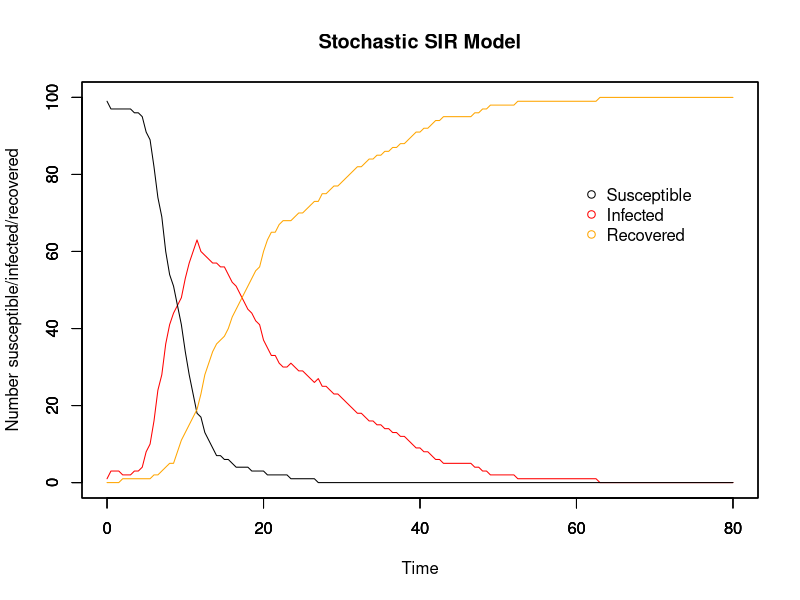
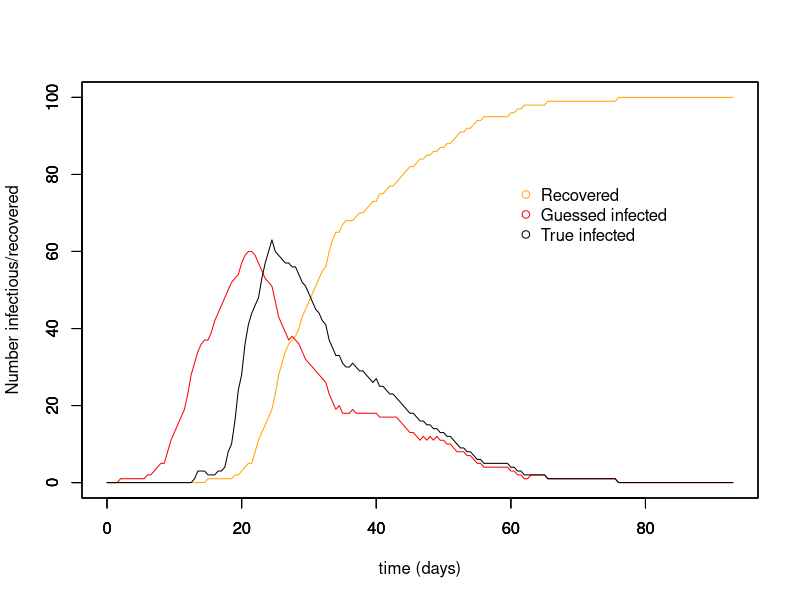
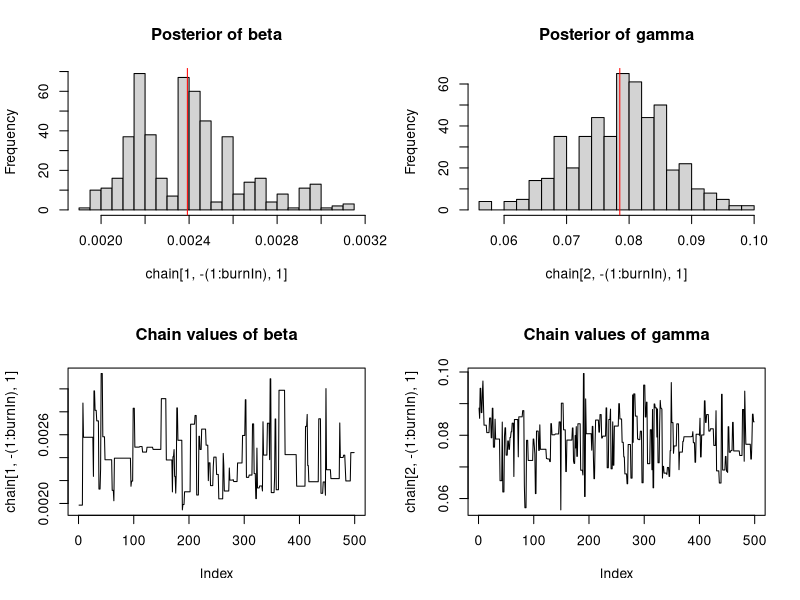
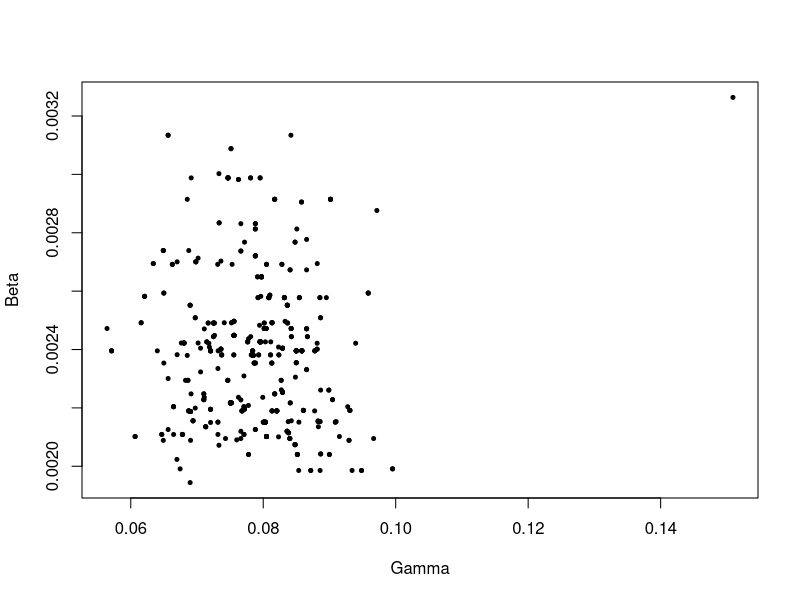
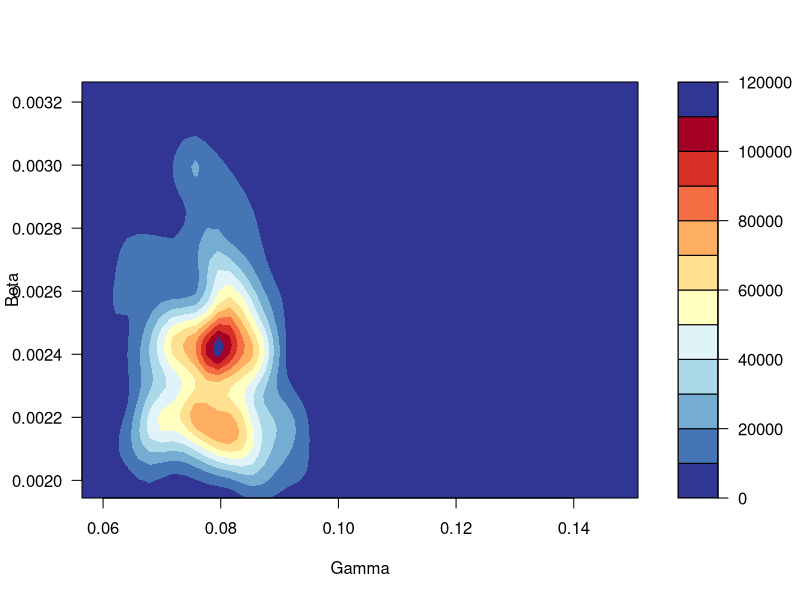
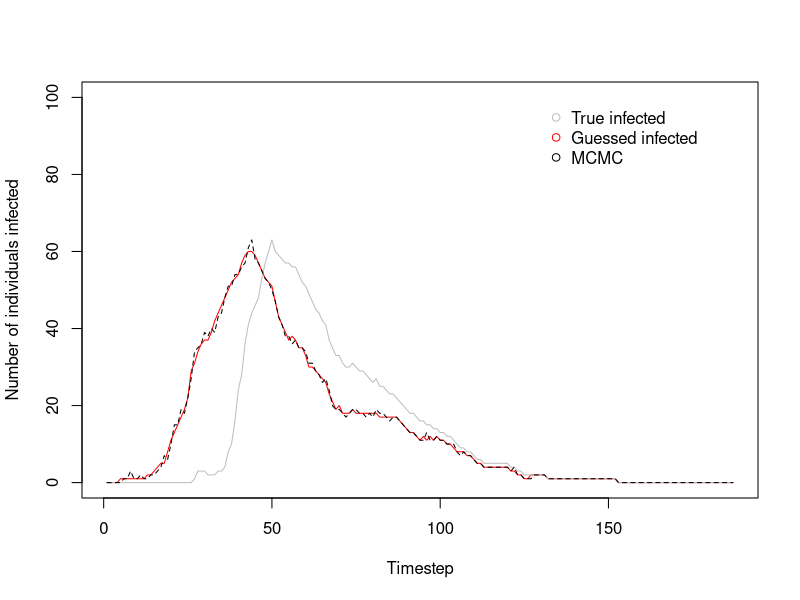

These figures' R source, in order:
# MCMC estimating stochastic processes
# 3 unknowns: beta, gamma, and the time of infection for each individual
# 17/11/17

##########################
## Input values for SIR ##
##########################

# Time
timestep <- 0.5
end <- 80
times <- seq(0, end, by = timestep)

# Initial population: N-1 susceptible, 1 infectious, 0 recovered
init.values = c(
  S = 100-1,
  I = 1,
  R = 0
)
N = sum(init.values)

# Beta & gammma
beta <- 5e-3
gamma <- 8e-2
1/gamma

###############
## The model ##
###############

# Array for holding collective disease status information for whole period of time
data <- array(0, dim =c(length(times), length(init.values)+3))
data[,1] <- times # make first column the timesteps to make plotting easier later on

set.seed(7) # Good ones: 7, 14, 22, 30

# For loops for calculating the numbers susceptible, infected, and recovered at each timepoint
for (time in times){
  if (time == 0){ # Set up the number of S/I/R at time 0
    data[1,2] <- init.values["S"] # number of susceptibles at time 0
    data[1,3] <- init.values["I"] # number of infecteds at time 0
    data[1,4] <- init.values["R"] # number of recovereds at time 0
    data[1,5] <- init.values["I"] # number newly infected at time 0
    data[1,6] <- init.values["R"] # number newly recovered at time 0
    
  } else{
    whole_time <- 1/timestep * time # makes time into the whole number that it corresponds to in the array
    
    inf <- rbinom(1, size = data[whole_time,2], (1-(exp(-beta*data[whole_time,3]*timestep)))) # number who become infected in this timestep
    rec <- rbinom(1, size = data[whole_time,3], (1-(exp(-gamma*timestep)))) # number who become recovered in this timestep
    
    data[whole_time+1,2] <- data[whole_time,2] - inf # number of susceptibles at other times
    
    data[whole_time+1,3] <- data[whole_time,3]  + inf - rec # number of infecteds at other times
    
    data[whole_time+1,4] <- data[whole_time,4] + rec # number of recovereds at other times
    
    data[whole_time+1,5] <- data[whole_time+1,3] - data[whole_time,3] + data[whole_time+1,4] - data[whole_time,4] # number of newly infected
    
    data[whole_time+1,6] <- data[whole_time+1,4] - data[whole_time,4] # number of newly recovered
  }
}

###############
## SIR plots ##
###############

run_stoch <- data.frame(data) # make array into a dataframe
colnames(run_stoch) <- c("time","S", "I", "R", "new_I", "new_R")

par(mfrow = c(1,1))

# Plot for SIR model
plot(x = run_stoch$time, y = run_stoch$I, type = "l", col = "red", ylim = c(0,N),
     xlab = "Time", ylab = "Number susceptible/infected/recovered", main = "Stochastic SIR Model")
par(new=T)
plot(x = run_stoch$time, y = run_stoch$S, type = "l", ylim = c(0,N), ylab = "", xlab = "") # add susceptible line
par(new=T)
plot(x = run_stoch$time, y = run_stoch$R, type = "l", col = "orange", ylim = c(0,N), ylab = "", xlab = "") # recovered

# Add legend
legend(60, 0.8*N, c("Susceptible", "Infected", "Recovered"), pch = 1, col = c("black", "red", "orange"), bty = "n")

#################
## Guess new_I ##
#################

inf_period <- ceiling(1/gamma) # mean infectious period calculated from gamma
inf_timestep <- inf_period/timestep # translates infectious days into no. of timesteps

times = times + inf_timestep
zero_array <- array(0, dim = c(inf_timestep, ncol(run_stoch)))
colnames(zero_array) <- c("time","S", "I", "R", "new_I", "new_R")
run_stoch <- rbind(zero_array, run_stoch)
run_stoch$time <- seq(0, (end+inf_period), by = timestep)

for (i in 1:nrow(run_stoch)){
  run_stoch$guess_new_I[i] <- {
    run_stoch$new_R[i+(inf_timestep)] # guess newly infected, translates days into no. of timesteps
  }
  
  run_stoch$guess_I[i] <- if(i == 1){
    run_stoch$guess_new_I[i] 
  } else{
    run_stoch$guess_I[i-1] + run_stoch$guess_new_I[i] - run_stoch$new_R[i]
  }
  run_stoch$guess_S[i] <- N - (run_stoch$R[i] + run_stoch$guess_I[i])
}

run_stoch[is.na(run_stoch)] <- 0

plot(run_stoch$time, run_stoch$R, ylim = c(0,N), type = "l", col = "orange", xlab = "time (days)", ylab = "Number infectious/recovered")
par(new=T)
plot(run_stoch$time, run_stoch$guess_I, ylim = c(0,N), type = "l", col = "red", xlab = " ", ylab = " ")
par(new=T)
plot(x = run_stoch$time, y = run_stoch$I, type = "l", col = "black", ylim = c(0,N), xlab = " ", ylab = " ")
legend(60, 0.8*N, c("Recovered", "Guessed infected", "True infected"), pch = 1, col = c("orange", "red", "black"), bty = "n")

##################################
## Likelihood, prior, posterior ##
##################################

# Likelihood distribution
likelihood <- function(param){
  beta = as.numeric(param[1,1])
  gamma = as.numeric(param[2,1])
  I = as.numeric(param[,2]) # Infected
  new_I = as.numeric(param[,3]) # Newly infected

  total = array(0, dim = (c(nrow(run_stoch))))
  
  for (i in 1:nrow(run_stoch)){
    S = (N - I[i] - run_stoch$R[i]) # Susceptibles
    betalikelihood = dbinom(new_I[i+1], S, (1-(exp(-beta*I[i]*timestep))), log = T)
    gammalikelihood = dbinom(run_stoch$new_R[i+1], I[i], (1-(exp(-gamma*timestep))), log = T)
    if (is.na(new_I[i+1]) == F & betalikelihood == -Inf){
      betalikelihood = -1000
    }
    if (is.na(new_I[i+1]) == F & gammalikelihood == -Inf){
      gammalikelihood = -1000
    }
    total[i] = (betalikelihood + gammalikelihood)
  }
  
  ll = sum(total, na.rm = T)
  return(ll)
}

# Prior distribution
prior <- function(param){
  beta = as.numeric(param[1,1])
  gamma = as.numeric(param[2,1])
  
  betaprior = dunif(beta, min = 0, max = 100, log = T)
  gammaprior = dunif(gamma, min = 0, max = 100, log = T)
  return(betaprior + gammaprior)
}

# Posterior distribution
posterior <- function(param){
  return (likelihood(param) + prior(param))
}

# Proposal function for infectious
inf_proposalfunction <- function(param){
  changed_I <- sample(nrow(run_stoch), 1)
  inf_list <- c(-1, 1) # used for choosing -1 or +1 randomly
  
  inf <- sample(c(-1, 1), 1) # will the change at that timepoint be + or - 1 I
  
  neighbour <- if (changed_I == 1){
    changed_I + 1
    } else if (changed_I == nrow(run_stoch)){
      changed_I - 1
      } else{
        changed_I + sample(inf_list, 1) # will choose which neighbouring timepoint is also affected
        }

  param[changed_I[1],2] = param[changed_I[1], 2] + inf
  param[changed_I[1],3] = param[changed_I[1], 3] + inf
  param[neighbour,2] = param[neighbour, 2] - inf
  param[neighbour,3] = param[neighbour, 3] - inf
  return(param)
}

# Proposal function for beta and gamma
proposalfunction <- function(param){
  param[1,1] = rnorm(1, mean = param[1,1], sd = 0.005 ) # beta proposal
  param[2,1] = rnorm(1, mean = param[2,1], sd = 0.1) # gamma proposal
  return(param)
  }

##########
## MCMC ##
##########

run_metropolis_MCMC <- function(startvalue, iterations){
  divisor = 10 # the interval at which chain values are saved
  chain = array(dim = c(nrow(startvalue), (iterations/divisor), ncol(startvalue))) # Array for storing chain data
  temp_chain = array(dim = c(nrow(startvalue), 2, ncol(startvalue))) # temporary chain used for single iterations

  chain[1,1,1] = startvalue[1,1] # beta
  chain[2,1,1] = startvalue[2,1] # gamma
  chain[,1,2] = startvalue[,2] # all infectious
  chain[,1,3] = startvalue[,3] # newly infectious
  
  temp_chain[,1,] = chain[,1,]
  
  for (i in 1:iterations){
    
    # Infectious
    inf_proposal = inf_proposalfunction(temp_chain[,1,])

    # Check susceptibles for negative numbers
    S = array(dim = c(nrow(startvalue)))

    for (time in (1:nrow(startvalue))){
      S[time] = (N - (inf_proposal[time,2] + run_stoch$R[time]))
    }
    
    if(min(inf_proposal[,2]) < 0 | min(inf_proposal[,3]) < 0 | min(S) < 0){
      temp_chain[,2,2:3] = temp_chain[,1,2:3]

      } else{
        inf_probab = posterior(inf_proposal) - posterior(temp_chain[,1,])
          if (log(runif(1)) < inf_probab){
            temp_chain[,2,2:3] = inf_proposal[,2:3]
            } else{
              temp_chain[,2,2:3] = temp_chain[,1,2:3]
              }
        }
    
    # Beta and gamma
    proposal = proposalfunction(temp_chain[,1,]) # beta proposal and gamma proposal
    
    if (proposal[1,1] < 0.0 & proposal[2,1] < 0.0 ){
      temp_chain[1:2,2,1] = temp_chain[1:2,1,1]
      
      } else if (proposal[1,1] < 0.0 & proposal[2,1] >= 0.0){
        proposal[1,1] = temp_chain[1,1,1]
        probab = posterior(proposal) - posterior(temp_chain[,1,])
        if (log(runif(1)) < probab){
          temp_chain[,2,1] = proposal[,1]
          } else{
            temp_chain[,2,1] = temp_chain[,1,1]
            }
      
        } else if (proposal[1,1] >= 0.0 & proposal[2,1] < 0.0){
          proposal[2,1] = temp_chain[2,1,1]
          probab = posterior(proposal) - posterior(temp_chain[,1,])
          if (log(runif(1)) < probab){
            temp_chain[,2,1] = proposal[,1]
          } else{
            temp_chain[,2,1] = temp_chain[,1,1]
            }
      
          } else{
            probab = posterior(proposal) - posterior(temp_chain[,1,])
            if (log(runif(1)) < probab){
              temp_chain[,2,1] = proposal[,1]
              } else{
                temp_chain[,2,1] = temp_chain[,1,1]
                }
          }
    
    # Save chain if the iteration is divisible by something
    if (i%%divisor == 0) {
      chain[,(i/divisor),] = temp_chain[,2,]
    }    

    # Re-set temporary chain
    temp_chain[,1,] = temp_chain[,2,]
    
    # Print every nth iteration, to know how far along run is
    if (i%%(iterations/20) == 0) {
      print(i)
    }
    
  }
  return(chain)
}

# Where to start the chain for beta, gamma, and I
startvalue <- array(dim = c(nrow(run_stoch), 3))
startvalue[1,1] <- 0.01 # beta guess
startvalue[2,1] <- 0.01 # gamma guess
startvalue[,2] <- run_stoch$guess_I # I guess
startvalue[,3] <- run_stoch$guess_new_I # new I guess

# Number of runs
iterations = 5000
divisor = 10 # how often runs are being saved

# Run the MCMC
set.seed(4)
chain <- run_metropolis_MCMC(startvalue, iterations)

# The beginning of the chain is biased towards the starting point, so take them out
# normally burnin is 10%-50% of the runs
burnIn = 0.0*(iterations/divisor)
acceptance <- 1-mean(duplicated(chain[,-(1:burnIn),]))
inf_acceptance <- 1-mean(duplicated(chain[,-(1:burnIn),2]))

################
## MCMC Plots ##
################

par(mfrow = c(2,2))

hist(chain[1,-(1:burnIn),1],nclass=30, main="Posterior of beta")
abline(v = mean(chain[1,-(1:burnIn),1]), col = "red")

hist(chain[2, -(1:burnIn),1],nclass=30, main="Posterior of gamma")
abline(v = mean(chain[2,-(1:burnIn),1]), col = "red")

plot(chain[1, -(1:burnIn),1], type = "l", main = "Chain values of beta")

plot(chain[2, -(1:burnIn),1], type = "l", main = "Chain values of gamma")

# Plot beta vs. gamma
par(mfrow = c(1,1))
library(RColorBrewer)
library(MASS)

plot(x = chain[2,,1], y = chain[1,,1], xlab = "Gamma", ylab = "Beta", pch = 20, cex = 0.8)

k <- 11
my.cols <- rev(brewer.pal(k, "RdYlBu"))
z <- kde2d(chain[2,,1], chain[1,,1], n=50)
filled.contour(z, nlevels=k, col=my.cols, xlab = "Gamma", ylab = "Beta")
 
par(mfrow = c(1,1))
  
plot(chain[,1,2], ylim = c(0, N), type = "l", col = "red", xlab = "Timestep", ylab = "Number of individuals infected")
  lines(run_stoch$I, type = "l", col = "grey", xlab = " ", ylab = " ")  
  lines(chain[,(iterations/divisor),2], type = "l", lty = 2, col = "black", xlab = " ", ylab = " ")
legend(130, 1.0*N, c("True infected", "Guessed infected", "MCMC"), pch = 1, col = c("grey", "red", "black"), bty = "n")
  

########################################################################################################################

########################################################################################################################